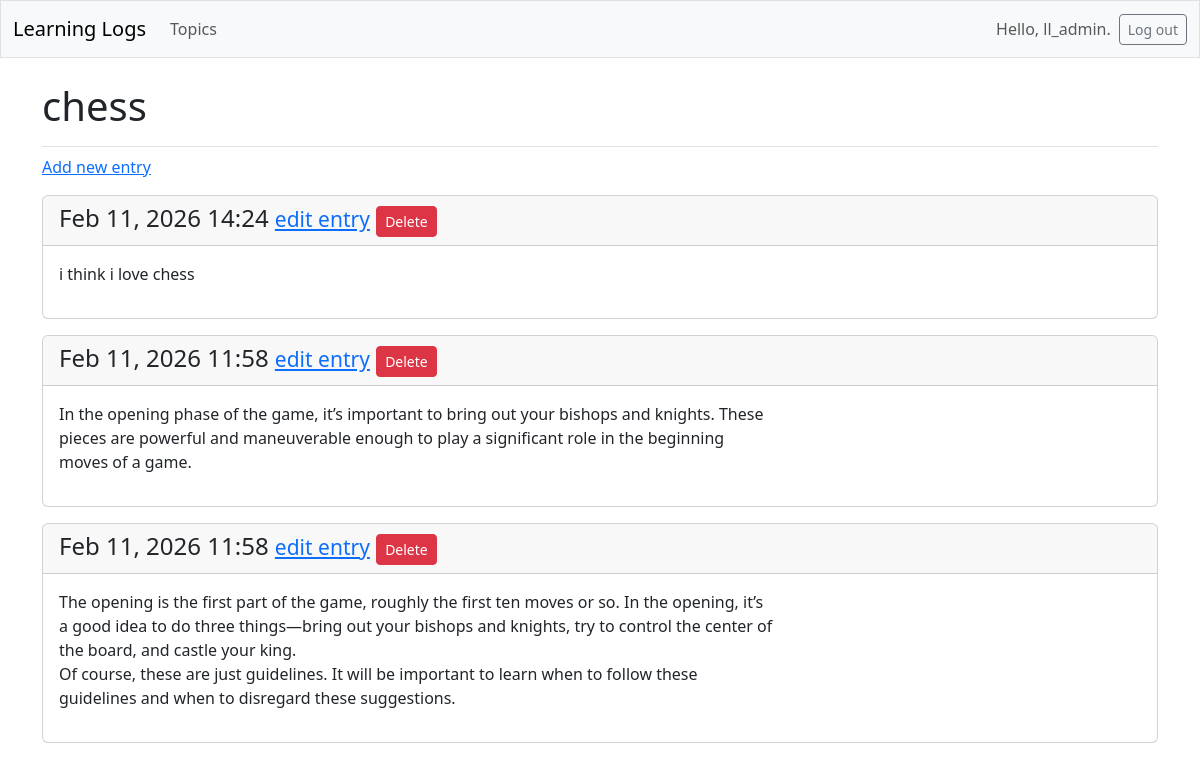
The page /topics/1/ (signed in) on the database its author committed.
### learning_logs/models.py (models this page shows, shortened)
class Topic(models.Model):
    text = models.CharField(max_length=200)
    date_added = models.DateTimeField(auto_now_add=True)
    owner = models.ForeignKey(User, on_delete=models.CASCADE)

class Entry(models.Model):
    topic = models.ForeignKey(Topic, on_delete=models.CASCADE)
    text = models.TextField()
    date_added = models.DateTimeField(auto_now_add=True)
    class Meta:
        verbose_name_plural = 'entries'

### learning_logs/views.py (the view)
# urls.py: path('topics/<int:topic_id>/', views.topic, name='topic'),
@login_required
def topic(request, topic_id):
    topic = Topic.objects.get(id=topic_id)
    if topic.owner != request.user:
        raise Http404
    entries = topic.entry_set.order_by('-date_added')
    context = {'topic': topic, 'entries': entries}
    return render(request, 'learning_logs/topic.html', context)

### learning_logs/templates/learning_logs/topic.html
{% extends 'learning_logs/base.html' %}
{% load django_bootstrap5 %}
{% block page_header %}
<h1>{{ topic.text }}</h1>
{% endblock page_header %}
{% block content %}
<p>
<a href="{% url 'learning_logs:new_entry' topic.id %}">Add new entry</a>
</p>
{% for entry in entries %}
<div class="card mb-3">
<h4 class="card-header">
{{ entry.date_added|date:'M d, Y H:i' }}
<small><a href="{% url 'learning_logs:edit_entry' entry.id %}">edit entry</a></small>
<small> <a href="{% url 'learning_logs:delete_entry' entry.id %}" class="btn btn-danger btn-sm"> Delete</a></small>
</h4>
<div class="card-body">{{ entry.text|linebreaks }}</div
>
</div>
{% empty %}
<p>There are no entries for this topic yet.</p>
{% endfor %}
{% endblock content %}

### learning_logs/templates/learning_logs/base.html (shortened to what this page needs)
<!doctype html>
<html lang="en">
<head>
{% load django_bootstrap5 %}
{% bootstrap_css %}
</head><nav class="navbar navbar-expand-md navbar-light bg-light mb-4 border">
<div class="container-fluid">
<a class="navbar-brand" href="{% url 'learning_logs:index' %}">
Learning Logs</a>
<div class="collapse navbar-collapse" id="navbarCollapse">
<ul class="navbar-nav me-auto mb-2 mb-md-0">
<li class="nav-item">
<a class="nav-link" href="{% url 'learning_logs:topics' %}">
Topics</a></li>
</ul>
<ul class="navbar-nav ms-auto mb-2 mb-md-0">
    {% if user.is_authenticated %}
<li class="nav-item">
<span class="navbar-text me-2">Hello, {{ user.username }}.
</span></li>
{% else %}
<li class="nav-item">
<a class="nav-link" href="{% url 'accounts:register' %}">Register</a></li>
<li class="nav-item">
<a class="nav-link" href="{% url 'accounts:login' %}">Log in</a></li>
{% endif %}
</ul>
{% if user.is_authenticated %}
<form action="{% url 'accounts:logout' %}" method='post'>
  <button name='submit' class='btn btn-outline-secondary btn-sm'>Log out</button>
</form>
{% endif %}
</div>
</div>
</nav>
<main class="container">
<div class="pb-2 mb-2 border-bottom">
{% block page_header %}{% endblock page_header %}
</div>
<div>
{% block content %}{% endblock content %}
</div>
</main>
</body>
</html>

### rows shown on the page
Topic: text "chess"
Entry: date_added "Feb 11, 2026 14:24", text "i think i love chess"
Entry: date_added "Feb 11, 2026 11:58", text "In the opening phase of the game, it’s important to bring out your bishops and knights. These pieces are powerful and maneuverable enough to play a significant role in the beginning moves of a game."
Entry: date_added "Feb 11, 2026 11:58", text "The opening is the first part of the game, roughly the first ten moves or so. In the opening, it’s a good idea to do three things—bring out your bishops and knights, try to control the center of the board, and castle your king. Of course, these are just guidelines. It will be important to learn when to follow these guidelines and when to disregard these suggestions."

### other values the page prints
{{ user.username }} "ll_admin"
